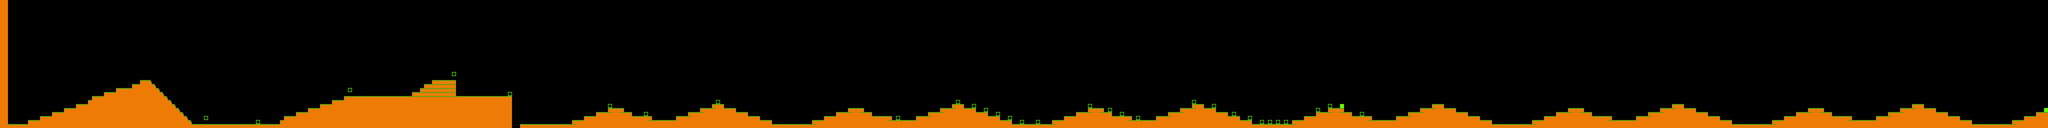

Rendered tile map (Tiled .tmx) drawn with the repository's tilesets; below, a short description and the map source with its tile grids summarised:
An orthogonal 512x32 tile map with 32x32 px tiles, 2 tile layers (map, objects), 3 hidden layers not drawn, 2 tilesets.

<map version="1.2" tiledversion="1.2.0" orientation="orthogonal" renderorder="right-down" width="512" height="32" tilewidth="32" tileheight="32" infinite="0" nextlayerid="14" nextobjectid="1">
 <tileset firstgid="1" source="tileset.tsx" />
 <tileset firstgid="484" source="tileset_levent.tsx" />
 <layer id="9" name="map" width="512" height="32">
  <data>[16384 cells, 2020 non-empty, 5 distinct tile ids]</data>
 </layer>
 <layer id="10" name="parallax_map1" width="512" height="32" visible="0">
  <data>[16384 cells, 3258 non-empty, 5 distinct tile ids]</data>
 </layer>
 <layer id="11" name="parallax_map2" width="512" height="32" visible="0" opacity="0.62">
  <data>[16384 cells, 16384 non-empty, 6 distinct tile ids]</data>
 </layer>
 <layer id="12" name="objects" width="512" height="32" opacity="0.74">
  <data>[16384 cells, 33 non-empty, 2 distinct tile ids]</data>
 </layer>
 <layer id="13" name="collision" width="512" height="32" visible="0" opacity="0.33">
  <data>[16384 cells, 1370 non-empty, 1 distinct tile ids]</data>
 </layer>
</map>
